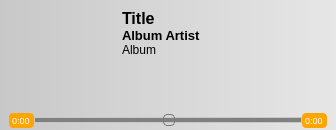
<?xml version="1.0" encoding="UTF-8"?>
<ui version="4.0">
 <class>MiniPlayer</class>
 <widget class="QMainWindow" name="MiniPlayer">
  <property name="geometry">
   <rect>
    <x>0</x>
    <y>0</y>
    <width>336</width>
    <height>130</height>
   </rect>
  </property>
  <property name="maximumSize">
   <size>
    <width>336</width>
    <height>16777215</height>
   </size>
  </property>
  <property name="windowTitle">
   <string>GDeskTunes</string>
  </property>
  <widget class="QWidget" name="centralwidget">
   <property name="maximumSize">
    <size>
     <width>384</width>
     <height>16777215</height>
    </size>
   </property>
   <property name="autoFillBackground">
    <bool>false</bool>
   </property>
   <property name="styleSheet">
    <string notr="true">background: qlineargradient(spread:pad, x1:0, y1:0, x2:1, y2:0, stop:0 rgba(200, 200, 200, 255), stop:1 rgba(230, 230, 230, 255));
</string>
   </property>
   <layout class="QVBoxLayout" name="verticalLayout_3">
    <property name="spacing">
     <number>0</number>
    </property>
    <property name="leftMargin">
     <number>0</number>
    </property>
    <property name="topMargin">
     <number>0</number>
    </property>
    <property name="rightMargin">
     <number>0</number>
    </property>
    <property name="bottomMargin">
     <number>2</number>
    </property>
    <item>
     <widget class="QFrame" name="top_row">
      <property name="styleSheet">
       <string notr="true">background: transparent</string>
      </property>
      <property name="frameShape">
       <enum>QFrame::NoFrame</enum>
      </property>
      <property name="frameShadow">
       <enum>QFrame::Raised</enum>
      </property>
      <layout class="QHBoxLayout" name="horizontalLayout">
       <property name="spacing">
        <number>0</number>
       </property>
       <property name="leftMargin">
        <number>0</number>
       </property>
       <property name="topMargin">
        <number>0</number>
       </property>
       <property name="rightMargin">
        <number>0</number>
       </property>
       <property name="bottomMargin">
        <number>0</number>
       </property>
       <item>
        <widget class="QFrame" name="now_playing">
         <property name="styleSheet">
          <string notr="true"/>
         </property>
         <property name="frameShape">
          <enum>QFrame::NoFrame</enum>
         </property>
         <property name="frameShadow">
          <enum>QFrame::Raised</enum>
         </property>
         <layout class="QHBoxLayout" name="horizontalLayout_4">
          <property name="spacing">
           <number>0</number>
          </property>
          <property name="topMargin">
           <number>0</number>
          </property>
          <property name="bottomMargin">
           <number>0</number>
          </property>
          <item>
           <widget class="ArtLabel" name="album_art">
            <property name="minimumSize">
             <size>
              <width>64</width>
              <height>64</height>
             </size>
            </property>
            <property name="maximumSize">
             <size>
              <width>64</width>
              <height>64</height>
             </size>
            </property>
            <property name="styleSheet">
             <string notr="true">background: transparent</string>
            </property>
            <property name="text">
             <string/>
            </property>
            <property name="pixmap">
             <pixmap resource="../gdesktunes.qrc">:/icons/gdesktunes.iconset/icon_128x128.png</pixmap>
            </property>
            <property name="scaledContents">
             <bool>true</bool>
            </property>
           </widget>
          </item>
          <item>
           <spacer name="horizontalSpacer_2">
            <property name="orientation">
             <enum>Qt::Horizontal</enum>
            </property>
            <property name="sizeHint" stdset="0">
             <size>
              <width>40</width>
              <height>20</height>
             </size>
            </property>
           </spacer>
          </item>
          <item>
           <widget class="QFrame" name="song_info">
            <property name="maximumSize">
             <size>
              <width>16777215</width>
              <height>88</height>
             </size>
            </property>
            <property name="styleSheet">
             <string notr="true"/>
            </property>
            <property name="frameShape">
             <enum>QFrame::NoFrame</enum>
            </property>
            <property name="frameShadow">
             <enum>QFrame::Raised</enum>
            </property>
            <property name="lineWidth">
             <number>0</number>
            </property>
            <layout class="QVBoxLayout" name="verticalLayout">
             <property name="spacing">
              <number>0</number>
             </property>
             <item>
              <widget class="QLabel" name="title">
               <property name="font">
                <font>
                 <pointsize>12</pointsize>
                 <weight>75</weight>
                 <bold>true</bold>
                </font>
               </property>
               <property name="styleSheet">
                <string notr="true"/>
               </property>
               <property name="text">
                <string>Title</string>
               </property>
              </widget>
             </item>
             <item>
              <widget class="QLabel" name="artist">
               <property name="font">
                <font>
                 <pointsize>10</pointsize>
                 <weight>75</weight>
                 <bold>true</bold>
                </font>
               </property>
               <property name="text">
                <string>Album Artist</string>
               </property>
              </widget>
             </item>
             <item>
              <widget class="QLabel" name="album">
               <property name="text">
                <string>Album</string>
               </property>
              </widget>
             </item>
            </layout>
           </widget>
          </item>
         </layout>
        </widget>
       </item>
       <item>
        <spacer name="horizontalSpacer">
         <property name="orientation">
          <enum>Qt::Horizontal</enum>
         </property>
         <property name="sizeHint" stdset="0">
          <size>
           <width>40</width>
           <height>20</height>
          </size>
         </property>
        </spacer>
       </item>
       <item>
        <widget class="QFrame" name="thumbs_frame">
         <property name="maximumSize">
          <size>
           <width>64</width>
           <height>138</height>
          </size>
         </property>
         <property name="contextMenuPolicy">
          <enum>Qt::NoContextMenu</enum>
         </property>
         <property name="styleSheet">
          <string notr="true"/>
         </property>
         <property name="frameShape">
          <enum>QFrame::NoFrame</enum>
         </property>
         <property name="frameShadow">
          <enum>QFrame::Raised</enum>
         </property>
         <layout class="QVBoxLayout" name="verticalLayout_4">
          <property name="spacing">
           <number>0</number>
          </property>
          <property name="leftMargin">
           <number>0</number>
          </property>
          <property name="topMargin">
           <number>0</number>
          </property>
          <property name="rightMargin">
           <number>0</number>
          </property>
          <property name="bottomMargin">
           <number>0</number>
          </property>
          <item>
           <widget class="QWidget" name="controls" native="true">
            <property name="contextMenuPolicy">
             <enum>Qt::NoContextMenu</enum>
            </property>
            <property name="styleSheet">
             <string notr="true"/>
            </property>
            <layout class="QHBoxLayout" name="horizontalLayout_5">
             <property name="spacing">
              <number>2</number>
             </property>
             <property name="leftMargin">
              <number>0</number>
             </property>
             <property name="topMargin">
              <number>0</number>
             </property>
             <property name="rightMargin">
              <number>0</number>
             </property>
             <property name="bottomMargin">
              <number>0</number>
             </property>
             <item>
              <widget class="QPushButton" name="showMain">
               <property name="maximumSize">
                <size>
                 <width>12</width>
                 <height>12</height>
                </size>
               </property>
               <property name="styleSheet">
                <string notr="true">:hover { background: rgba(255,255,255,128); border-radius: 1px; }</string>
               </property>
               <property name="text">
                <string/>
               </property>
               <property name="icon">
                <iconset resource="../gdesktunes.qrc">
                 <normaloff>:/icons/32x32/main_window.png</normaloff>:/icons/32x32/main_window.png</iconset>
               </property>
               <property name="iconSize">
                <size>
                 <width>8</width>
                 <height>8</height>
                </size>
               </property>
               <property name="flat">
                <bool>true</bool>
               </property>
              </widget>
             </item>
             <item>
              <widget class="QPushButton" name="closeMini">
               <property name="maximumSize">
                <size>
                 <width>12</width>
                 <height>12</height>
                </size>
               </property>
               <property name="styleSheet">
                <string notr="true">:hover { background: rgba(255,255,255,128); border-radius: 1px; }</string>
               </property>
               <property name="text">
                <string/>
               </property>
               <property name="icon">
                <iconset resource="../gdesktunes.qrc">
                 <normaloff>:/icons/8x8/close_delete.png</normaloff>:/icons/8x8/close_delete.png</iconset>
               </property>
               <property name="flat">
                <bool>true</bool>
               </property>
              </widget>
             </item>
            </layout>
           </widget>
          </item>
          <item>
           <widget class="QPushButton" name="toggle_thumbs_up">
            <property name="maximumSize">
             <size>
              <width>32</width>
              <height>32</height>
             </size>
            </property>
            <property name="contextMenuPolicy">
             <enum>Qt::NoContextMenu</enum>
            </property>
            <property name="layoutDirection">
             <enum>Qt::LeftToRight</enum>
            </property>
            <property name="styleSheet">
             <string notr="true">:hover { background: rgba(255,255,255,128); border-radius: 1px; }</string>
            </property>
            <property name="text">
             <string/>
            </property>
            <property name="icon">
             <iconset resource="../gdesktunes.qrc">
              <normaloff>:/icons/32x32/thumbs_up_off.png</normaloff>:/icons/32x32/thumbs_up_off.png</iconset>
            </property>
            <property name="iconSize">
             <size>
              <width>32</width>
              <height>32</height>
             </size>
            </property>
            <property name="default">
             <bool>false</bool>
            </property>
            <property name="flat">
             <bool>true</bool>
            </property>
           </widget>
          </item>
          <item>
           <widget class="QPushButton" name="toggle_thumbs_down">
            <property name="maximumSize">
             <size>
              <width>32</width>
              <height>32</height>
             </size>
            </property>
            <property name="contextMenuPolicy">
             <enum>Qt::NoContextMenu</enum>
            </property>
            <property name="styleSheet">
             <string notr="true">:hover { background: rgba(255,255,255,128); border-radius: 1px; }</string>
            </property>
            <property name="text">
             <string/>
            </property>
            <property name="icon">
             <iconset resource="../gdesktunes.qrc">
              <normaloff>:/icons/32x32/thumbs_down_off.png</normaloff>:/icons/32x32/thumbs_down_off.png</iconset>
            </property>
            <property name="iconSize">
             <size>
              <width>32</width>
              <height>32</height>
             </size>
            </property>
            <property name="flat">
             <bool>true</bool>
            </property>
           </widget>
          </item>
         </layout>
        </widget>
       </item>
      </layout>
     </widget>
    </item>
    <item>
     <spacer name="verticalSpacer">
      <property name="orientation">
       <enum>Qt::Vertical</enum>
      </property>
      <property name="sizeType">
       <enum>QSizePolicy::Expanding</enum>
      </property>
      <property name="sizeHint" stdset="0">
       <size>
        <width>20</width>
        <height>2</height>
       </size>
      </property>
     </spacer>
    </item>
    <item>
     <spacer name="verticalSpacer_2">
      <property name="orientation">
       <enum>Qt::Vertical</enum>
      </property>
      <property name="sizeHint" stdset="0">
       <size>
        <width>20</width>
        <height>6</height>
       </size>
      </property>
     </spacer>
    </item>
    <item>
     <widget class="QFrame" name="control_frame">
      <property name="maximumSize">
       <size>
        <width>1024</width>
        <height>1024</height>
       </size>
      </property>
      <property name="styleSheet">
       <string notr="true">background: transparent
</string>
      </property>
      <property name="frameShape">
       <enum>QFrame::NoFrame</enum>
      </property>
      <property name="frameShadow">
       <enum>QFrame::Raised</enum>
      </property>
      <layout class="QVBoxLayout" name="verticalLayout_2">
       <property name="spacing">
        <number>0</number>
       </property>
       <property name="leftMargin">
        <number>0</number>
       </property>
       <property name="topMargin">
        <number>0</number>
       </property>
       <property name="rightMargin">
        <number>0</number>
       </property>
       <property name="bottomMargin">
        <number>0</number>
       </property>
       <item>
        <widget class="QFrame" name="button_frame">
         <property name="maximumSize">
          <size>
           <width>16777215</width>
           <height>30</height>
          </size>
         </property>
         <property name="styleSheet">
          <string notr="true"/>
         </property>
         <property name="frameShape">
          <enum>QFrame::NoFrame</enum>
         </property>
         <property name="frameShadow">
          <enum>QFrame::Raised</enum>
         </property>
         <property name="lineWidth">
          <number>0</number>
         </property>
         <layout class="QHBoxLayout" name="horizontalLayout_2">
          <property name="spacing">
           <number>0</number>
          </property>
          <property name="leftMargin">
           <number>0</number>
          </property>
          <property name="topMargin">
           <number>0</number>
          </property>
          <property name="rightMargin">
           <number>0</number>
          </property>
          <property name="bottomMargin">
           <number>0</number>
          </property>
          <item>
           <widget class="QPushButton" name="toggle_repeat">
            <property name="maximumSize">
             <size>
              <width>32</width>
              <height>16777215</height>
             </size>
            </property>
            <property name="mouseTracking">
             <bool>false</bool>
            </property>
            <property name="autoFillBackground">
             <bool>false</bool>
            </property>
            <property name="styleSheet">
             <string notr="true">:hover { background: rgba(255,255,255,128); border-radius: 1px; }</string>
            </property>
            <property name="text">
             <string/>
            </property>
            <property name="icon">
             <iconset resource="../gdesktunes.qrc">
              <normaloff>:/icons/32x32/repeat_off.png</normaloff>:/icons/32x32/repeat_off.png</iconset>
            </property>
            <property name="iconSize">
             <size>
              <width>32</width>
              <height>32</height>
             </size>
            </property>
            <property name="flat">
             <bool>true</bool>
            </property>
           </widget>
          </item>
          <item>
           <widget class="QPushButton" name="previous">
            <property name="enabled">
             <bool>false</bool>
            </property>
            <property name="maximumSize">
             <size>
              <width>32</width>
              <height>16777215</height>
             </size>
            </property>
            <property name="styleSheet">
             <string notr="true">:hover { background: rgba(255,255,255,128); border-radius: 1px; }</string>
            </property>
            <property name="text">
             <string/>
            </property>
            <property name="icon">
             <iconset resource="../gdesktunes.qrc">
              <normaloff>:/icons/32x32/prev.png</normaloff>:/icons/32x32/prev.png</iconset>
            </property>
            <property name="iconSize">
             <size>
              <width>32</width>
              <height>32</height>
             </size>
            </property>
            <property name="flat">
             <bool>true</bool>
            </property>
           </widget>
          </item>
          <item>
           <widget class="QPushButton" name="play">
            <property name="enabled">
             <bool>false</bool>
            </property>
            <property name="maximumSize">
             <size>
              <width>32</width>
              <height>16777215</height>
             </size>
            </property>
            <property name="styleSheet">
             <string notr="true">:hover { background: rgba(255,255,255,128); border-radius: 1px; }</string>
            </property>
            <property name="text">
             <string/>
            </property>
            <property name="icon">
             <iconset resource="../gdesktunes.qrc">
              <normaloff>:/icons/32x32/play.png</normaloff>:/icons/32x32/play.png</iconset>
            </property>
            <property name="iconSize">
             <size>
              <width>32</width>
              <height>32</height>
             </size>
            </property>
            <property name="flat">
             <bool>true</bool>
            </property>
           </widget>
          </item>
          <item>
           <widget class="QPushButton" name="next">
            <property name="enabled">
             <bool>false</bool>
            </property>
            <property name="maximumSize">
             <size>
              <width>32</width>
              <height>16777215</height>
             </size>
            </property>
            <property name="styleSheet">
             <string notr="true">:hover { background: rgba(255,255,255,128); border-radius: 1px; }</string>
            </property>
            <property name="text">
             <string/>
            </property>
            <property name="icon">
             <iconset resource="../gdesktunes.qrc">
              <normaloff>:/icons/32x32/next.png</normaloff>:/icons/32x32/next.png</iconset>
            </property>
            <property name="iconSize">
             <size>
              <width>32</width>
              <height>32</height>
             </size>
            </property>
            <property name="flat">
             <bool>true</bool>
            </property>
           </widget>
          </item>
          <item>
           <widget class="QPushButton" name="toggle_shuffle">
            <property name="maximumSize">
             <size>
              <width>32</width>
              <height>16777215</height>
             </size>
            </property>
            <property name="styleSheet">
             <string notr="true">:hover { background: rgba(255,255,255,128); border-radius: 1px; }</string>
            </property>
            <property name="text">
             <string/>
            </property>
            <property name="icon">
             <iconset resource="../gdesktunes.qrc">
              <normaloff>:/icons/32x32/shuffle_off.png</normaloff>:/icons/32x32/shuffle_off.png</iconset>
            </property>
            <property name="iconSize">
             <size>
              <width>32</width>
              <height>32</height>
             </size>
            </property>
            <property name="flat">
             <bool>true</bool>
            </property>
           </widget>
          </item>
         </layout>
        </widget>
       </item>
       <item>
        <widget class="QFrame" name="timing_frame">
         <property name="styleSheet">
          <string notr="true"/>
         </property>
         <property name="frameShape">
          <enum>QFrame::NoFrame</enum>
         </property>
         <property name="frameShadow">
          <enum>QFrame::Raised</enum>
         </property>
         <layout class="QHBoxLayout" name="horizontalLayout_3">
          <property name="spacing">
           <number>0</number>
          </property>
          <property name="topMargin">
           <number>0</number>
          </property>
          <property name="bottomMargin">
           <number>0</number>
          </property>
          <item>
           <widget class="QLabel" name="current">
            <property name="styleSheet">
             <string notr="true">background: orange; color: white; border-radius: 4px; border-color: orange; padding: 1px; font: 9px;</string>
            </property>
            <property name="text">
             <string>0:00</string>
            </property>
           </widget>
          </item>
          <item>
           <widget class="Slider" name="slider">
            <property name="styleSheet">
             <string notr="true">QSlider::groove:horizontal {
border: 1px solid rgb(200, 200, 200);
background: rgb(128,128,128);
height: 4px;
}

QSlider::handle:horizontal {
background: qlineargradient(x1:0, y1:0, x2:1, y2:1,
    stop:0 #eee, stop:1 #ccc);
border: 1px solid #777;
width: 10px;
margin-top: -4px;
margin-bottom: -4px;
border-radius: 4px;
}

QSlider::sub-page:horizontal {
background: qlineargradient(x1: 0, y1: 0.2, x2: 1, y2: 1,
    stop: 0 rgb(255, 128, 0), stop: 1 rgb(128, 64, 0));
}
</string>
            </property>
            <property name="value">
             <number>50</number>
            </property>
            <property name="orientation">
             <enum>Qt::Horizontal</enum>
            </property>
           </widget>
          </item>
          <item>
           <widget class="QLabel" name="duration">
            <property name="styleSheet">
             <string notr="true">background: orange; color: white; border-radius: 4px; border-color: orange; padding: 1px; font: 9px</string>
            </property>
            <property name="frameShape">
             <enum>QFrame::NoFrame</enum>
            </property>
            <property name="frameShadow">
             <enum>QFrame::Plain</enum>
            </property>
            <property name="lineWidth">
             <number>1</number>
            </property>
            <property name="text">
             <string>0:00</string>
            </property>
            <property name="textFormat">
             <enum>Qt::PlainText</enum>
            </property>
           </widget>
          </item>
         </layout>
        </widget>
       </item>
      </layout>
     </widget>
    </item>
   </layout>
  </widget>
 </widget>
 <customwidgets>
  <customwidget>
   <class>ArtLabel</class>
   <extends>QLabel</extends>
   <header>artlabel.h</header>
   <slots>
    <signal>clicked()</signal>
   </slots>
  </customwidget>
  <customwidget>
   <class>Slider</class>
   <extends>QSlider</extends>
   <header>slider.h</header>
  </customwidget>
 </customwidgets>
 <resources>
  <include location="../gdesktunes.qrc"/>
 </resources>
 <connections/>
</ui>
